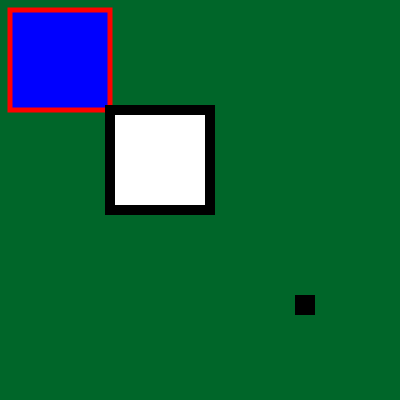
Frame 1 (no input)
Frame 60 (no input): identical to frame 1, image omitted
Frame 120 (the mouse pressed at the canvas centre since frame 60): identical to frame 1, image omitted

The p5.js sketch that drew this single still picture (run headless with seeded random() and noise() and a simulated clock; from frame 60 on, the mouse is pressed at the canvas centre):

// p5.js sketch
// ── sketch.js
function setup() {
  createCanvas(400, 400);
}

function draw() {
  background(0,102,051);
  
  strokeWeight(5);
  fill(0,0,255);
  stroke(255,0,0);
  rect(10,10,100,100);
  
  strokeWeight(10);
  fill(255,255,255);
  stroke(0,0,0);
  rect(110,110,100,100);
  
  rect(300,300,10,10);
  
}
